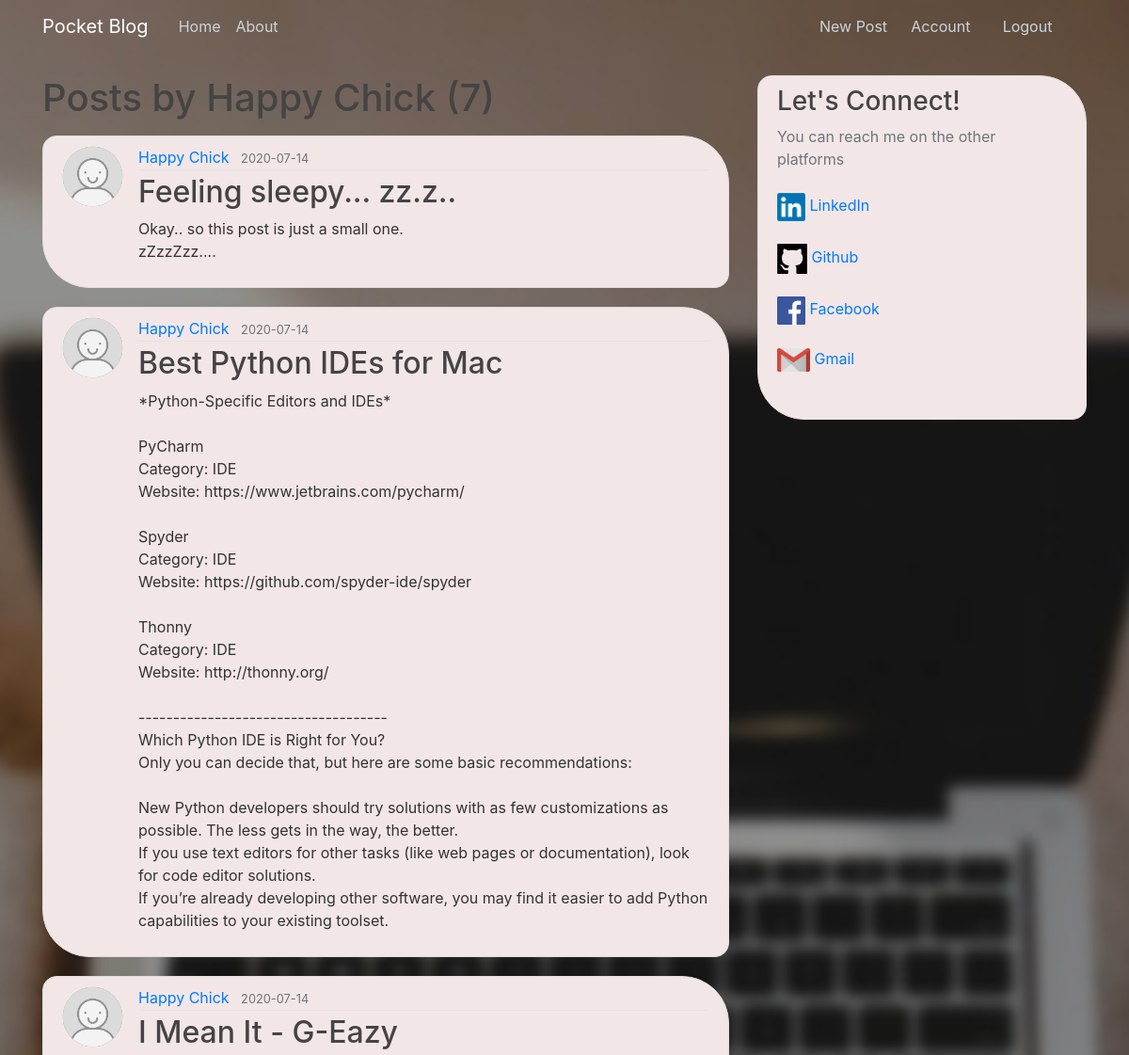
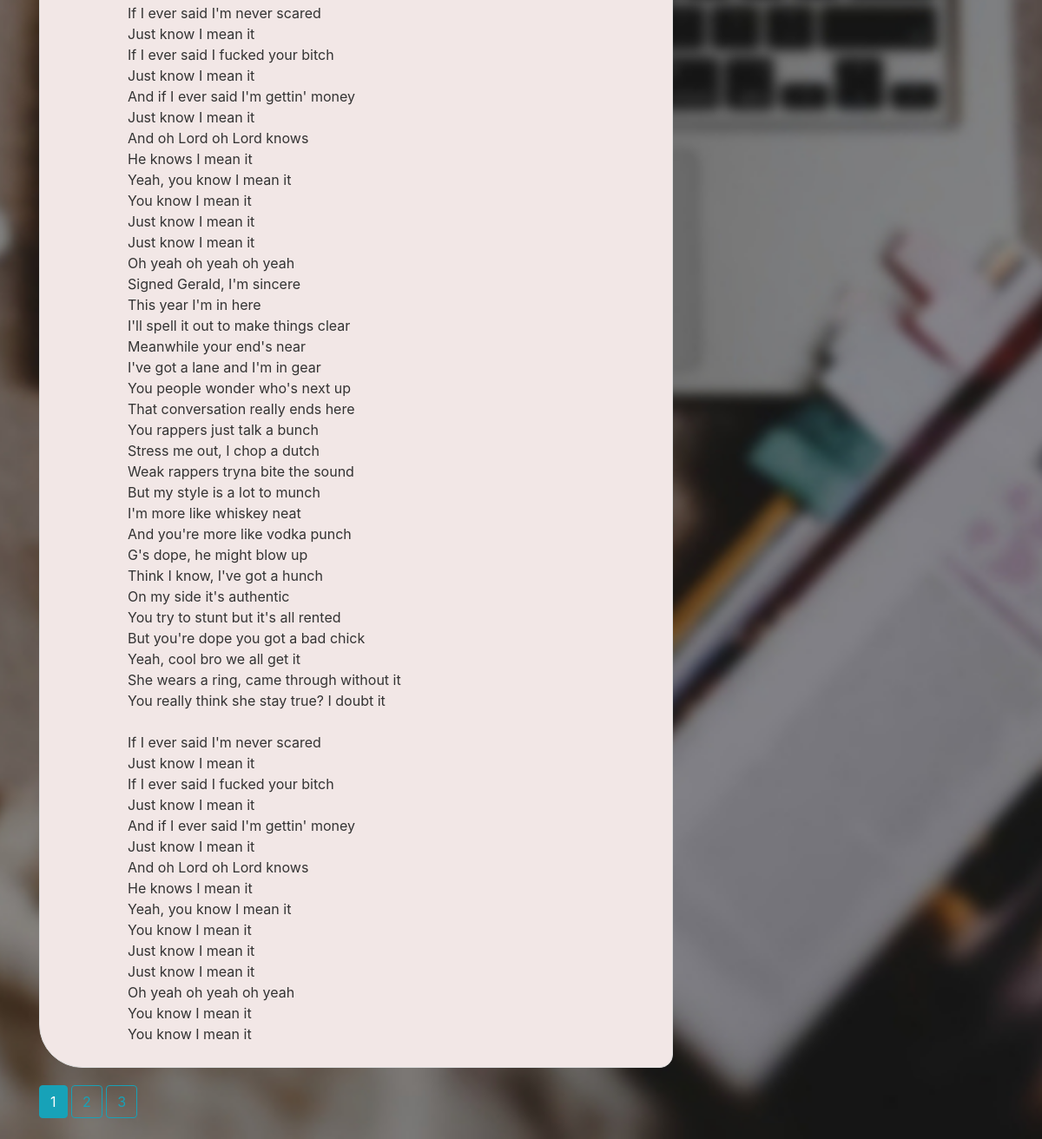
/user/Happy Chick (signed in), run on the app's committed database (2 pictures, top to bottom).
### pocket_blog/models.py (models this page shows, shortened)
class User(db.Model, UserMixin):
    id = db.Column(db.Integer, primary_key=True)
    username = db.Column(db.String(20), unique=True, nullable=False)
    email = db.Column(db.String(120), unique=True, nullable=False)
    image_file = db.Column(db.String(20), nullable=False, default='default.jpg')
    password = db.Column(db.String(60), nullable=False)
    posts = db.relationship('Post', backref='author', lazy=True)

class Post(db.Model):
    id = db.Column(db.Integer, primary_key=True)
    title = db.Column(db.String(100), nullable=False)
    date_posted = db.Column(db.DateTime, nullable=False, default=datetime.utcnow)
    content = db.Column(db.Text, nullable=False)
    user_id = db.Column(db.Integer, db.ForeignKey('user.id'), nullable=False)

### pocket_blog/users/routes.py (the view)
@users.route("/user/<string:username>")
def user_posts(username):
    page = request.args.get('page', 1, type=int)
    user = User.query.filter_by(username=username).first_or_404()
    posts = Post.query.filter_by(author=user) \
        .order_by(Post.date_posted.desc()) \
        .paginate(page=page, per_page=3)
    return render_template('user_posts.html', posts=posts, user=user)

### pocket_blog/models.py (called while the page is built)
@login_manager.user_loader
def load_user(user_id):
    return User.query.get(int(user_id))

### pocket_blog/templates/user_posts.html
{% extends "layout.html" %}
{% block content %}
    <h1 class="mb-3">Posts by {{ user.username }} ({{ posts.total }})</h1>
    {% for post in posts.items %}
        <article class="media content-section">
          <img class="rounded-circle article-img" src="{{ url_for('static', filename='profile_pics/' + post.author.image_file) }}">
          <div class="media-body">
            <div class="article-metadata">
              <a class="mr-2" href="{{ url_for('users.user_posts', username=post.author.username) }}">{{ post.author.username }}</a>
              <small class="text-muted">{{ post.date_posted.strftime('%Y-%m-%d') }}</small>
            </div>
            <h2><a class="article-title" href="{{ url_for('posts.post', post_id=post.id) }}">{{ post.title }}</a></h2>
            <p class="article-content">{{ post.content }}</p>
          </div>
        </article>
    {% endfor %}
    {% for page_num in posts.iter_pages(left_edge=1, right_edge=1, left_current=1, right_current=2) %}
      {% if page_num %}
        {% if posts.page == page_num %}
          <a class="btn btn-info mb-4" href="{{ url_for('users.user_posts', username=user.username, page=page_num) }}">{{ page_num }}</a>
        {% else %}
          <a class="btn btn-outline-info mb-4" href="{{ url_for('users.user_posts', username=user.username, page=page_num) }}">{{ page_num }}</a>
        {% endif %}
      {% else %}
        ...
      {% endif %}
    {% endfor %}
{% endblock content %}

### pocket_blog/static/main.css (style rules this page uses)
body { background: #E0D1D5 url("desktopbg.jpg") no-repeat center center fixed; -webkit-background-size: cover; -moz-background-size: cover; -o-background-size: cover; background-size: cover; height: 100vh; width: 100%; color: #333333; margin-top: 5rem; }
h1, h2, h3, h4, h5, h6 { color: #444444; }
.content-section { background: #F2E7E6; padding: 10px 20px; border: 1px solid #dddddd; border-radius: 15px 50px; margin-bottom: 20px; }
.article-title { color: #444444; }
.article-content { white-space: pre-line; }
.article-img { height: 65px; width: 65px; margin-right: 16px; }
.article-metadata { padding-bottom: 1px; margin-bottom: 4px; border-bottom: 1px solid #e3e3e3 }

### data on the page
User: username "Happy Chick"
Post: image_file (placeholder picture), author.username "Happy Chick", date_posted "2020-07-14", title "Feeling sleepy... zz.z..", content "Okay.. so this post is just a small one. zZzzZzz...."
Post: image_file (placeholder picture), author.username "Happy Chick", date_posted "2020-07-14", title "Best Python IDEs for Mac", content "*Python-Specific Editors and IDEs* PyCharm Category: IDE Website: https://www.jetbrains.com/pycharm/ Spyder Category: IDE Website: https://github.com/spyder-ide/spyder Thonny Category: IDE Website: http://thonny.org/ ------------------------------------ Which Python IDE is Right for You? Only you can decide that, but here are some basic recommendations: New Python developers should try solutions with as few customizations as possible. The less gets in the way, the better. If you use text editors for other tasks (like web pages or documentation), look for code editor solutions. If you’re already developing other software, you may find it easier to add Python capabilities to your existing…"
Post: image_file (placeholder picture), author.username "Happy Chick", date_posted "2020-07-14", title "I Mean It - G-Eazy", content "If I ever said I'm never scared Just know I mean it If I ever said I fucked your bitch Just know I mean it And if I ever said I'm gettin' money Just know I mean it And oh Lord oh Lord knows He knows I mean it Yeah, you know I mean it You know I mean it Just know I mean it Just know I mean it Oh yeah oh yeah oh yeah Signed Gerald, I'm sincere This year I'm in here I'll spell it out to make things clear Meanwhile your end's near I've got a lane and I'm in gear You people wonder who's next up That conversation really ends here You rappers just talk a bunch Stress me out, I chop a dutch Weak rappers tryna bite the sound But my style is a lot to munch I'm more like whiskey neat And you're more…"

### other printed values
{{ posts.total }} "7"
{{ page_num }} "1"
{{ page_num }} "2" "3"
